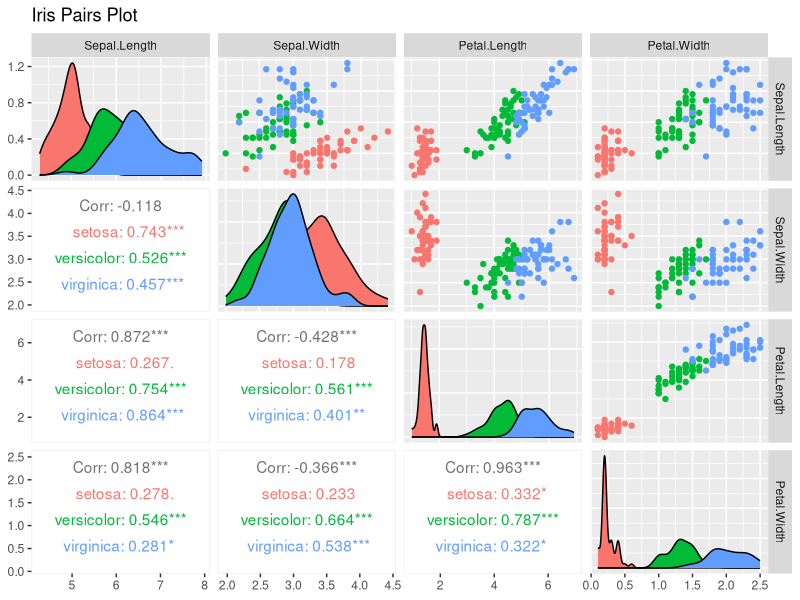
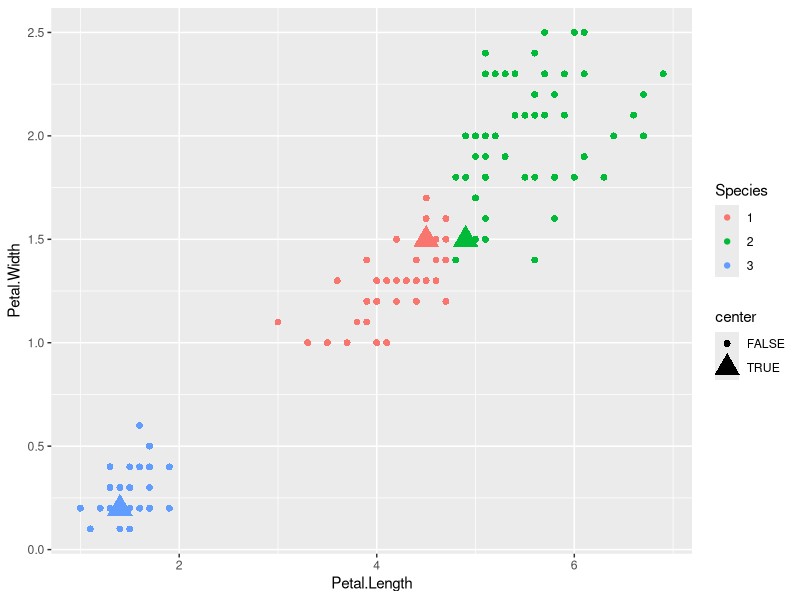
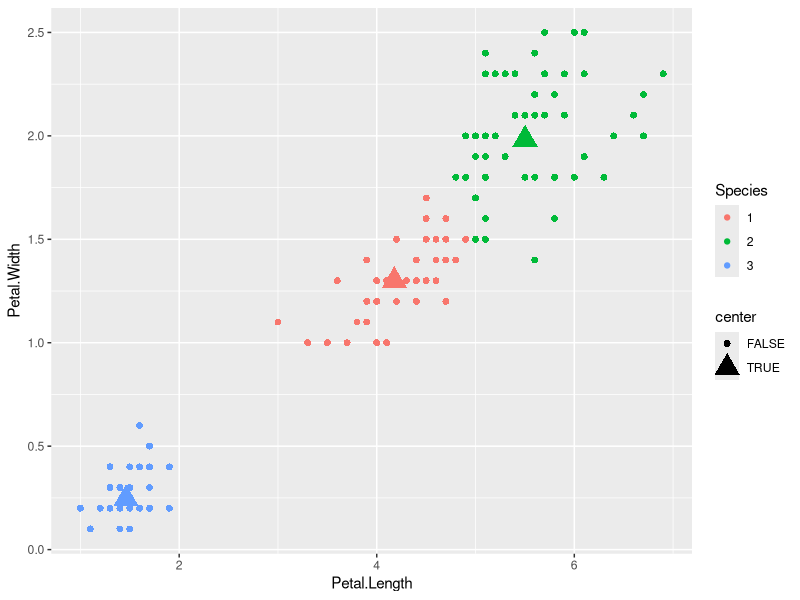
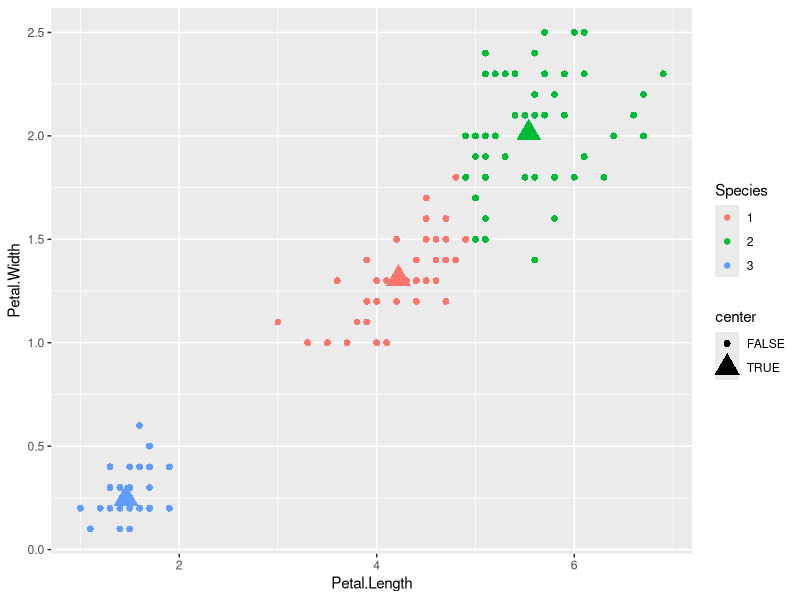
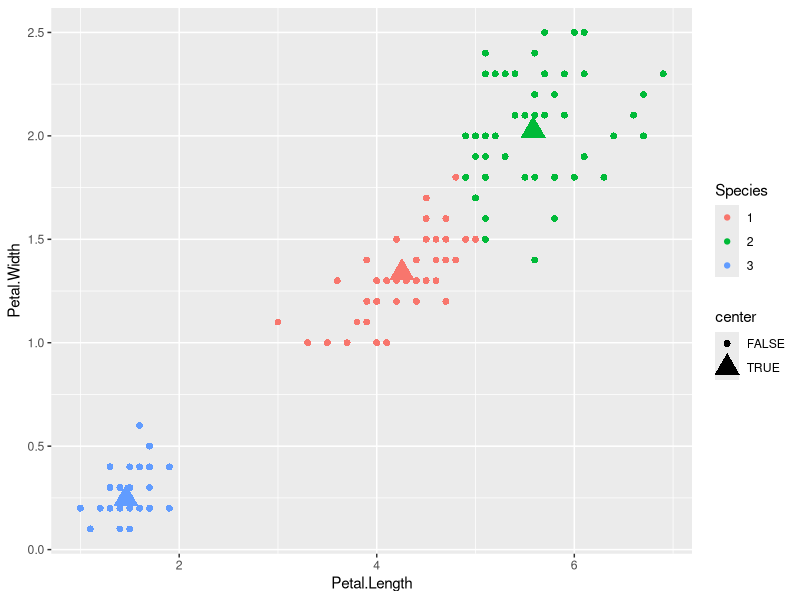
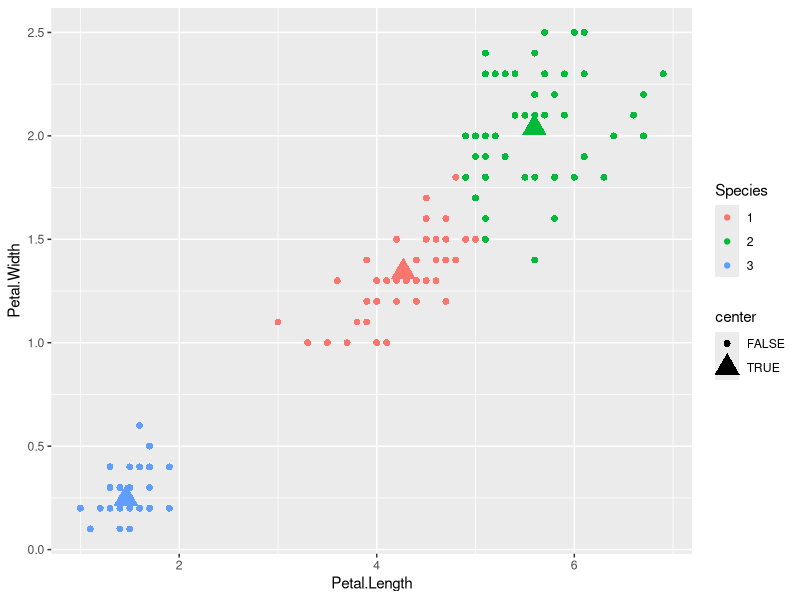

Here is the R script that generated these plots, in order: (Note: this script raises an error after producing the figures.)
library(dplyr)
library(ggplot2)
library(GGally)

setwd("~/github/R/img")

# Load iris dataset
data(iris)
iris <- tbl_df(iris)

# Pairs plot
ggpairs(iris, columns = 1:4, mapping = aes(color = Species),
        upper = list(continuous = wrap("points")),
        lower = list(continuous = wrap("cor")),
        title = "Iris Pairs Plot" )

png("pairs.png")

# Euclidean distance
dist <- function(x, y){
    return (sqrt(sum((x - y)^2)))
}

# Compute which cluster to assign row
cluster <- function(row, centroids){
    means <- apply(centroids, 1, function(c){ dist(c, row)})
    return(which.min(means))
}

# Returns the sum of squared error
SSE <- function(df, centers){
    df %>% 
        rowwise %>%
        mutate(d = dist(c(Petal.Length, Petal.Width), centers[Species, ])) %>%
        select(d) %>%
        sum
}

#---------------------------------------------------
# Let's try K-means on petal length vs petal width

set.seed(26)
K <- 3
epsilon <- 0.0001

# Shuffle so that Species are more evenly distributed across observation order
permute <- sample(1:nrow(iris))
petal <- select(iris, Petal.Length, Petal.Width)[permute, ]

# Initial values for centers
centroids <- sample_n(petal, K) %>% mutate(Species = factor(1:K))
not.optimum <- TRUE
iteration <- 1

while(not.optimum){

    # Assign and label observations based on distance from centers
    groups <- apply(petal, 1, function(row){ cluster(row, centroids[, 1:2]) })
    petal.grp <- mutate(petal, Species = factor(groups))

    # Plot clustering
    df <-rbind(mutate(petal.grp, center = FALSE), 
               mutate(centroids, center = TRUE))

    ggplot(data = df, 
            aes(x = Petal.Length, y = Petal.Width, 
            color = Species, shape = center, size = center)) +
        geom_point()

    ggsave(paste("iteration", iteration, ".png", sep=""), width = 6, height = 6)
    
    # Update centroid means and preserve column order
    update <- petal.grp %>%
                group_by(Species) %>%
                summarise_each(funs(mean)) %>%
                select(Petal.Length, Petal.Width, groups)

    
    # Check if centers converged
    not.optimum <- FALSE    
    for(i in 1:K){
         if(dist(update[i, 1:2], centroids[i, 1:2]) > epsilon) {
             not.optimum <- TRUE
             centroids <- update
             break;
         }
             
    }
    
    iteration <- iteration + 1
}

# Compare SSE of actual data vs our result
centers <- centroids %>% 
                arrange(Species) %>% 
                select(-Species)

real_centers <- iris %>%
                    group_by(Species) %>%
                    summarise_each(funs(mean)) %>%
                    select(Petal.Length, Petal.Width)


sprintf("SSE for k-Means chosen group: %.4f", SSE(petal.grp, centers))
sprintf("SSE for original data: %.4f", 
        SSE(mutate(iris, Species = as.numeric(Species)), real_centers))



